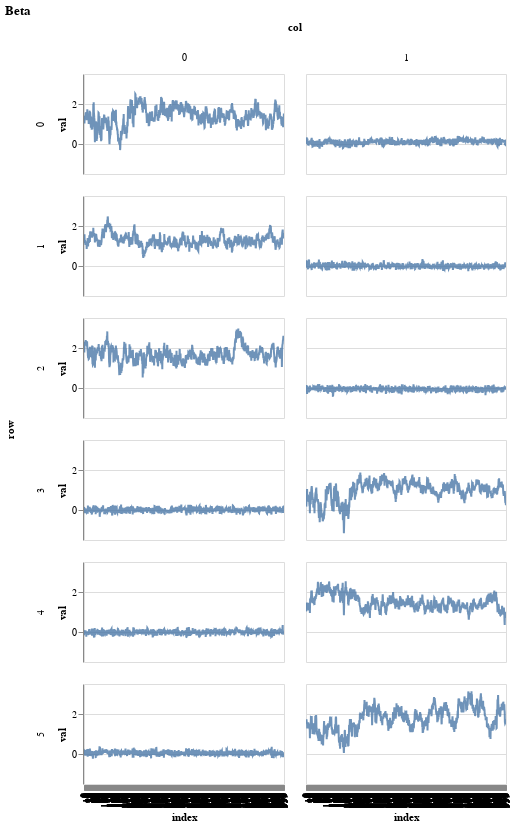

Source (notebook cell):
### Code cell
df = samples_to_df(ps, 'beta')

c1 = alt.Chart(df[df.cn==0]).mark_line(opacity=0.8).encode(
    alt.X('index:O'),
    alt.Y('val'),
#     alt.Color('cn:N'),
    row = 'row:O',
    column= 'col:O'
).properties(width = 200, height=100, title='Beta') 

c1.interactive()

### Figure 1 — Vega-Lite specification as saved in the notebook (floating-point values rounded to 4 significant figures; data arrays with more than 128 entries replaced by an {"elided": "..."} marker saying what was removed)
{"config": {"view": {"continuousWidth": 400, "continuousHeight": 300}}, "data": {"name": "data-cd35b435f4be786bf10e97064784bc67"}, "mark": {"type": "line", "opacity": 0.8}, "encoding": {"column": {"type": "ordinal", "field": "col"}, "row": {"type": "ordinal", "field": "row"}, "x": {"type": "ordinal", "field": "index"}, "y": {"type": "quantitative", "field": "val"}}, "height": 100, "selection": {"selector004": {"type": "interval", "bind": "scales", "encodings": ["x", "y"]}}, "title": "Beta", "width": 200, "$schema": "https://vega.github.io/schema/vega-lite/v4.8.1.json", "datasets": {"data-cd35b435f4be786bf10e97064784bc67": {"elided": "12000 records"}}}
